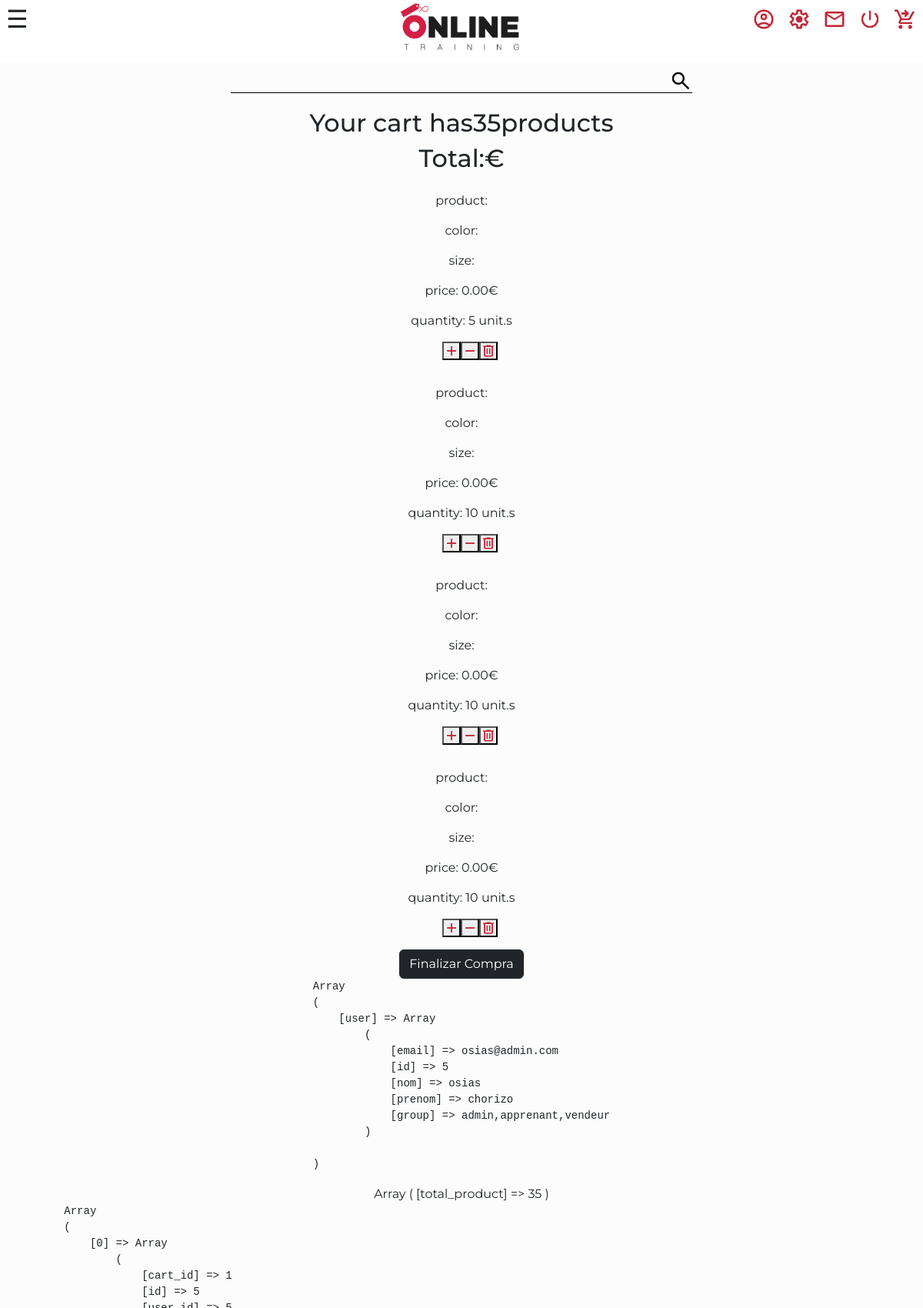
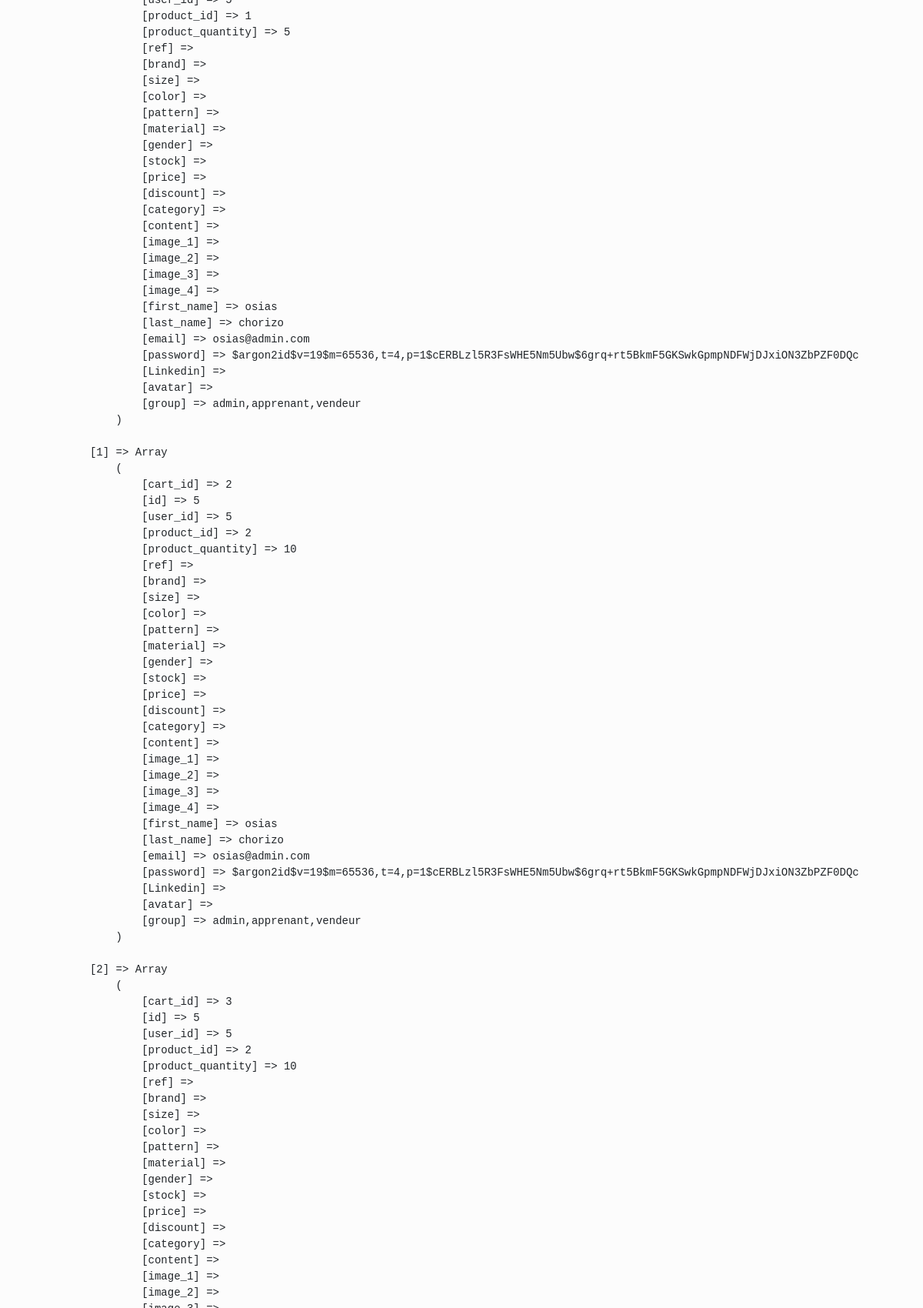
The app's page /pages/cart_copy.php (signed in, upper part) with its own data (2 pictures, top to bottom).
### tables this page shows
CREATE TABLE `carts` (
  `id` int NOT NULL,
  `user_id` int NOT NULL,
  `product_id` int NOT NULL,
  `product_quantity` int NOT NULL
);

### src/pages/cart_copy.php (the view, shortened to what this page needs)
<?php
require_once("../elements/connect.php");
$user_id = $_SESSION['user']['id'];
$sql = "SELECT c.id AS cart_id, c.*,  p.*, u.*
        FROM  carts c
        LEFT JOIN products p ON p.id = c.product_id
        LEFT JOIN users u ON c.user_id = u.id
        WHERE c.user_id = :user_id";
$requete = $db->prepare($sql);
$requete->bindParam(':user_id', $user_id, PDO::PARAM_INT);
$requete->execute();
$cartResults = $requete->fetchAll(PDO::FETCH_ASSOC);
$sql_count = "SELECT SUM(`product_quantity`) AS total_product FROM `carts` WHERE user_id = :user_id";
$requete_count = $db->prepare($sql_count);
$requete_count->bindParam(':user_id', $user_id, PDO::PARAM_INT);
$requete_count->execute();
$result_count = $requete_count->fetch(PDO::FETCH_ASSOC);
$sql_total = "SELECT SUM(c.product_quantity * p.price) AS total_price
              FROM carts c
              JOIN products p ON c.product_id = p.id
              WHERE c.user_id = :user_id";
$stmt_total = $db->prepare($sql_total);
$stmt_total->bindParam(':user_id', $user_id, PDO::PARAM_INT);
$stmt_total->execute();
$result_total = $stmt_total->fetch(PDO::FETCH_ASSOC);
?>
<!DOCTYPE html>
<html lang="en">
<head>
    <link rel="stylesheet" href="../CSS/style.css">
    <link rel="stylesheet" href="../CSS/cart.css">
    <link href="https://cdn.jsdelivr.net/npm/bootstrap@5.3.3/dist/css/bootstrap.min.css" rel="stylesheet">
    <link rel="stylesheet" href="https://cdn.jsdelivr.net/npm/bootstrap-icons@1.11.1/font/bootstrap-icons.css">
</head>
<body>
<?php require_once("../elements/header.php");?>
<?php
    if(empty($cartResults)){
        echo '<h2>Not the product in this cart.</h2>';
        echo ' <h2><a href="produits.php">Select your products here.</a></h2> ';
    }else{
        echo '<h2>Your cart has <span id="cart-total"> ' . $result_count['total_product'] . ' </span> products</h2>';
        echo '<h2>Total: <span id="cart-price-total">' . $result_total['total_price'] . '</span>€</h2>';
        echo'<section class="affichage_des_produits">';
    foreach($cartResults as $cartResult){
    echo '<article data-cart-id="'. $cartResult['cart_id'] .'">
    <figure>
        <a href="article.php?id='. $cartResult['product_id'] .'" class:"recap"><img src="'. $cartResult['image_1'].'" alt="'. $cartResult['brand'] .'"></a>
        <div class="recap">
            <figcaption>product: '. $cartResult['brand'].'</figcaption>
            <figcaption>color: '. $cartResult['color'].'</figcaption>
            <figcaption>size: '. $cartResult['size'].'</figcaption>
            <figcaption class="product-price">price: '.number_format($cartResult['price'], 2). '€</figcaption>
            <figcaption class="product-quantity" data-id="'. $cartResult['cart_id'] .'">quantity: '. $cartResult['product_quantity'].' unit.'. ($cartResult['product_quantity'] !== 1 ? 's' : '') .'</figcaption>
            <div class="btn_action">
                <button class="cart-action" data-action="add" data-id="'. $cartResult['cart_id'] .'" aria-label="Adicionar uma unidade"><img src="../img/illustration/add_produce.png" alt="adicionar produto"></button>
                <button class="cart-action" data-action="subtract" data-id="'. $cartResult['cart_id'] .'" aria-label="Subtrair uma unidade"><img src="../img/illustration/remove_produce.png" alt="remover produto"></button>
                <button class="cart-action" data-action="delete" data-id="'. $cartResult['cart_id'] .'" aria-label="Remover o produto"><img src="../img/illustration/delete.png" alt="deletar produto"></button>
            </div>
        </div>
    </figure>
    </article>';
}
}
    if (!empty($cartResults)) {
        echo '<div class="finalizar-compra">';
        echo '<button id="btn-finalizar-compra" class="btn btn-dark">Finalizar Compra</button>';
        echo '</div>';
    }
    echo '<pre>';
    print_r($_SESSION);
    echo '</pre>';
    print_r($result_count);
    echo '<pre>';
    print_r($cartResults);
    echo '</pre>';
?>
</section>
</body>
</html>

### src/CSS/style.css (style rules this page uses)
body { background-color: rgb(252, 252, 252) !important; }
body { font-family: "Montserrat", sans-serif !important; }

### src/CSS/cart.css (style rules this page uses)
.affichage_des_produits { display:flex; flex-direction: column; align-items: center; }
.affichage_des_produits figure img { min-width: 200px; max-height:300px; }
.btn_action { display:flex; width: 50px; height: 100%; align-items: flex-end; }
.btn_action button img { min-width: 20px; }
h2 { display:flex; justify-content: center; }
figure { display:flex; flex-direction: column; }
.recap { display:flex; flex-direction: column; gap: 15px; justify-content: center; width: 100%; align-items: center; margin-top: 15px; }

### records on screen
carts: price "0.00", product_quantity "5", shows "s"
carts: price "0.00", product_quantity "10", shows "s"
carts: price "0.00", product_quantity "10", shows "s"
carts: price "0.00", product_quantity "10", shows "s"

### other values on screen
$result_count['total_product'] "35"
